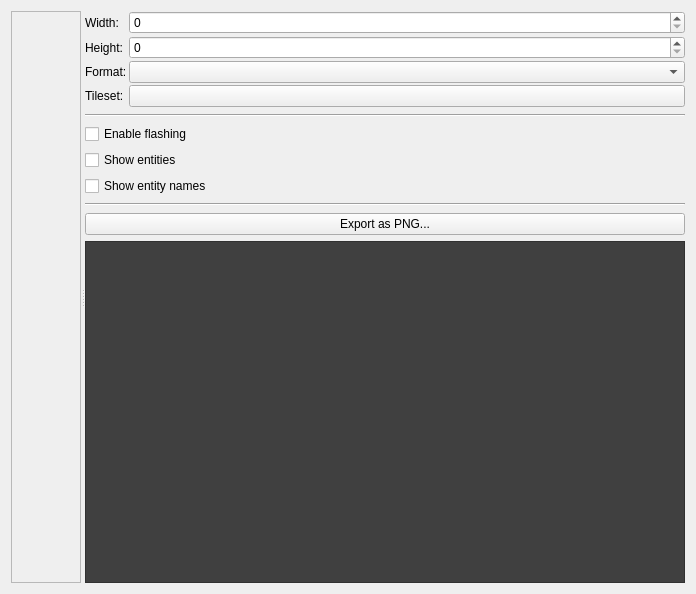
<?xml version="1.0" encoding="UTF-8"?>
<ui version="4.0">
 <class>MapEditorTab</class>
 <widget class="QWidget" name="MapEditorTab">
  <property name="geometry">
   <rect>
    <x>0</x>
    <y>0</y>
    <width>696</width>
    <height>594</height>
   </rect>
  </property>
  <layout class="QVBoxLayout" name="mainLayout" stretch="0">
   <item>
    <widget class="QSplitter" name="splitter">
     <property name="orientation">
      <enum>Qt::Horizontal</enum>
     </property>
     <property name="childrenCollapsible">
      <bool>false</bool>
     </property>
     <widget class="QScrollArea" name="editScrollArea">
      <property name="widgetResizable">
       <bool>true</bool>
      </property>
      <property name="alignment">
       <set>Qt::AlignCenter</set>
      </property>
      <widget class="MapEditorWidget" name="editorWidget">
       <property name="geometry">
        <rect>
         <x>0</x>
         <y>0</y>
         <width>69</width>
         <height>574</height>
        </rect>
       </property>
      </widget>
     </widget>
     <widget class="QWidget" name="rightLayoutWidget">
      <layout class="QVBoxLayout" name="rightLayout">
       <item>
        <layout class="QFormLayout" name="formLayout">
         <property name="horizontalSpacing">
          <number>2</number>
         </property>
         <property name="verticalSpacing">
          <number>2</number>
         </property>
         <item row="0" column="0">
          <widget class="QLabel" name="widthLabel">
           <property name="text">
            <string>Width:</string>
           </property>
           <property name="buddy">
            <cstring>widthSpin</cstring>
           </property>
          </widget>
         </item>
         <item row="1" column="0">
          <widget class="QLabel" name="heightLabel">
           <property name="text">
            <string>Height:</string>
           </property>
           <property name="textFormat">
            <enum>Qt::PlainText</enum>
           </property>
           <property name="buddy">
            <cstring>heightSpin</cstring>
           </property>
          </widget>
         </item>
         <item row="2" column="0">
          <widget class="QLabel" name="formatLabel">
           <property name="sizePolicy">
            <sizepolicy hsizetype="Minimum" vsizetype="Preferred">
             <horstretch>0</horstretch>
             <verstretch>0</verstretch>
            </sizepolicy>
           </property>
           <property name="text">
            <string>Format:</string>
           </property>
           <property name="buddy">
            <cstring>formatCombo</cstring>
           </property>
          </widget>
         </item>
         <item row="2" column="1">
          <widget class="QComboBox" name="formatCombo"/>
         </item>
         <item row="0" column="1">
          <widget class="QSpinBox" name="widthSpin"/>
         </item>
         <item row="1" column="1">
          <widget class="QSpinBox" name="heightSpin"/>
         </item>
         <item row="3" column="0">
          <widget class="QLabel" name="tilesetLabel">
           <property name="text">
            <string>Tileset:</string>
           </property>
          </widget>
         </item>
         <item row="3" column="1">
          <widget class="QPushButton" name="tilesetButton"/>
         </item>
        </layout>
       </item>
       <item>
        <widget class="QFrame" name="frame1">
         <property name="sizePolicy">
          <sizepolicy hsizetype="MinimumExpanding" vsizetype="Fixed">
           <horstretch>0</horstretch>
           <verstretch>0</verstretch>
          </sizepolicy>
         </property>
         <property name="minimumSize">
          <size>
           <width>5</width>
           <height>5</height>
          </size>
         </property>
         <property name="maximumSize">
          <size>
           <width>16777215</width>
           <height>5</height>
          </size>
         </property>
         <property name="frameShape">
          <enum>QFrame::HLine</enum>
         </property>
         <property name="frameShadow">
          <enum>QFrame::Sunken</enum>
         </property>
        </widget>
       </item>
       <item>
        <layout class="QVBoxLayout" name="settingsLayout">
         <item>
          <widget class="QCheckBox" name="flashingCheck">
           <property name="text">
            <string>Enable flashing</string>
           </property>
          </widget>
         </item>
         <item>
          <widget class="QCheckBox" name="entitiesVisibleCheck">
           <property name="text">
            <string>Show entities</string>
           </property>
          </widget>
         </item>
         <item>
          <widget class="QCheckBox" name="entityNamesVisibleCheck">
           <property name="text">
            <string>Show entity names</string>
           </property>
          </widget>
         </item>
        </layout>
       </item>
       <item>
        <widget class="QFrame" name="frame2">
         <property name="sizePolicy">
          <sizepolicy hsizetype="MinimumExpanding" vsizetype="Fixed">
           <horstretch>0</horstretch>
           <verstretch>0</verstretch>
          </sizepolicy>
         </property>
         <property name="minimumSize">
          <size>
           <width>5</width>
           <height>5</height>
          </size>
         </property>
         <property name="maximumSize">
          <size>
           <width>16777215</width>
           <height>5</height>
          </size>
         </property>
         <property name="frameShape">
          <enum>QFrame::HLine</enum>
         </property>
         <property name="frameShadow">
          <enum>QFrame::Sunken</enum>
         </property>
        </widget>
       </item>
       <item>
        <widget class="QPushButton" name="exportImageButton">
         <property name="text">
          <string>Export as PNG...</string>
         </property>
        </widget>
       </item>
       <item>
        <widget class="QListWidget" name="paletteListWidget">
         <property name="styleSheet">
          <string notr="true">
         QListWidget {
             color: white;
             background-color: #404040;
             font-size: 8pt;
         }
         QListWidget::item {
             padding-top: 2px;
             padding-bottom: 2px;
             background-color: #404040;
         }
         QListWidget::item:selected {
             background-color: green;
         }
        </string>
         </property>
         <property name="verticalScrollBarPolicy">
          <enum>Qt::ScrollBarAsNeeded</enum>
         </property>
         <property name="horizontalScrollBarPolicy">
          <enum>Qt::ScrollBarAsNeeded</enum>
         </property>
         <property name="sizeAdjustPolicy">
          <enum>QAbstractScrollArea::AdjustIgnored</enum>
         </property>
         <property name="editTriggers">
          <set>QAbstractItemView::NoEditTriggers</set>
         </property>
         <property name="showDropIndicator" stdset="0">
          <bool>false</bool>
         </property>
         <property name="dragEnabled">
          <bool>false</bool>
         </property>
         <property name="dragDropOverwriteMode">
          <bool>false</bool>
         </property>
         <property name="dragDropMode">
          <enum>QAbstractItemView::NoDragDrop</enum>
         </property>
         <property name="defaultDropAction">
          <enum>Qt::IgnoreAction</enum>
         </property>
         <property name="selectionMode">
          <enum>QAbstractItemView::SingleSelection</enum>
         </property>
         <property name="selectionBehavior">
          <enum>QAbstractItemView::SelectItems</enum>
         </property>
         <property name="iconSize">
          <size>
           <width>16</width>
           <height>16</height>
          </size>
         </property>
         <property name="textElideMode">
          <enum>Qt::ElideNone</enum>
         </property>
         <property name="verticalScrollMode">
          <enum>QAbstractItemView::ScrollPerItem</enum>
         </property>
         <property name="horizontalScrollMode">
          <enum>QAbstractItemView::ScrollPerItem</enum>
         </property>
         <property name="movement">
          <enum>QListView::Static</enum>
         </property>
         <property name="flow">
          <enum>QListView::TopToBottom</enum>
         </property>
         <property name="isWrapping" stdset="0">
          <bool>false</bool>
         </property>
         <property name="resizeMode">
          <enum>QListView::Adjust</enum>
         </property>
         <property name="layoutMode">
          <enum>QListView::SinglePass</enum>
         </property>
         <property name="spacing">
          <number>0</number>
         </property>
         <property name="viewMode">
          <enum>QListView::ListMode</enum>
         </property>
         <property name="uniformItemSizes">
          <bool>false</bool>
         </property>
         <property name="selectionRectVisible">
          <bool>false</bool>
         </property>
         <property name="sortingEnabled">
          <bool>false</bool>
         </property>
        </widget>
       </item>
      </layout>
     </widget>
    </widget>
   </item>
  </layout>
 </widget>
 <customwidgets>
  <customwidget>
   <class>MapEditorWidget</class>
   <extends>QWidget</extends>
   <header>editor/map/MapEditorWidget.h</header>
   <container>1</container>
  </customwidget>
 </customwidgets>
 <tabstops>
  <tabstop>editScrollArea</tabstop>
  <tabstop>widthSpin</tabstop>
  <tabstop>heightSpin</tabstop>
  <tabstop>formatCombo</tabstop>
  <tabstop>tilesetButton</tabstop>
  <tabstop>paletteListWidget</tabstop>
 </tabstops>
 <resources>
  <include location="../../res/resources.qrc"/>
 </resources>
 <connections/>
</ui>
